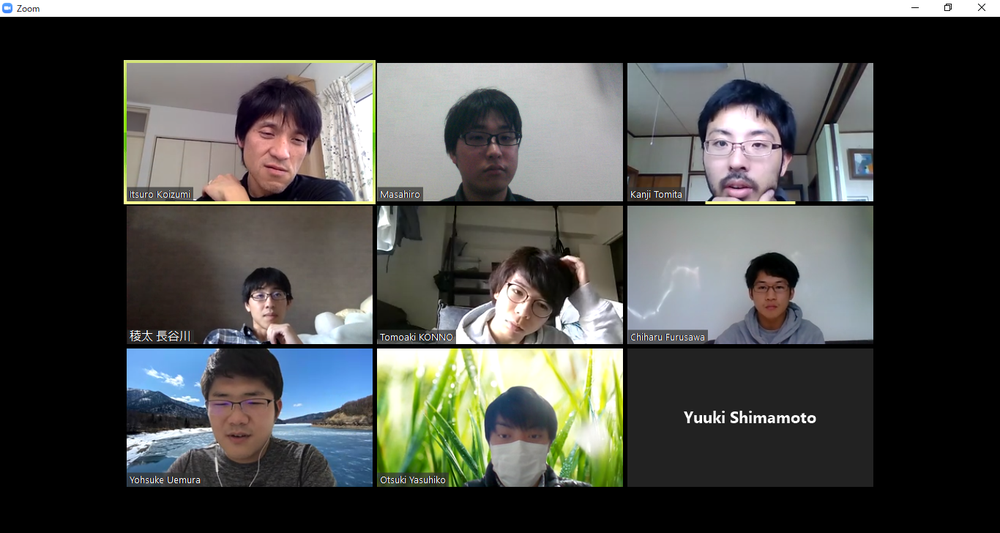
#> input picture AR_proto/os_combine/test.png, 1000 x 533 px, shrunk from 1366 x 728 before the run, given in place of the camera
$ python color_center.py
#> lines starting #> are read from the running program, lines starting #| are printed output that depends on the picture; after the words box and inside, x2 and y2 are one past the last pixel; in counts of white or black regions, pixels touching at a corner belong together
import cv2
import numpy as np

hsv_coef = np.array([1/2, 2.55, 2.55])
LOW_COLOR_EDIT = {1:np.array([300, 59, 45]),0:np.array([200, 40, 70]),99:np.array([36, 90, 59])}
HIGH_COLOR_EDIT = {1:np.array([360, 100, 100]),0:np.array([250, 100, 100]),99:np.array([42, 100, 100])}

LOW_COLOR = {k:np.round(LOW_COLOR_EDIT[k]*hsv_coef) for k in LOW_COLOR_EDIT.keys()}
HIGH_COLOR = {k:np.round(HIGH_COLOR_EDIT[k]*hsv_coef) for k in HIGH_COLOR_EDIT.keys()}


def capture_image():
    # カメラを起動
    cap = cv2.VideoCapture(1)  # 0はデフォルトのカメラデバイスを指定

    # カメラが正常に起動したかチェック
    if not cap.isOpened():
        print("カメラが正常に起動できませんでした。")
        cap.release()
        return

    # 画像を取得
    ret, frame = cap.read()
#> frame is the input picture: shape (533, 1000, 3); mean B, G, R 73.9, 76.7, 75.6

    # 画像の取得に成功したかチェック
    if not ret:
        print("画像の取得に失敗しました。")
        cap.release()
        return

    # 画像を保存
    image_path = "./captured_image.jpg"
    cv2.imwrite(image_path, frame)

    print("画像を取得しました。")
    cap.release()
capture_image()

def find_color_centroid(image, color_lower, color_upper):
    # 画像をBGRからHSVに変換
    hsv_image = cv2.cvtColor(image, cv2.COLOR_BGR2HSV)
#> hsv_image: shape (533, 1000, 3); mean H, S, V 37.5, 34.8, 82.2

    # 特定の色範囲のマスクを作成
    mask = cv2.inRange(hsv_image, color_lower, color_upper)
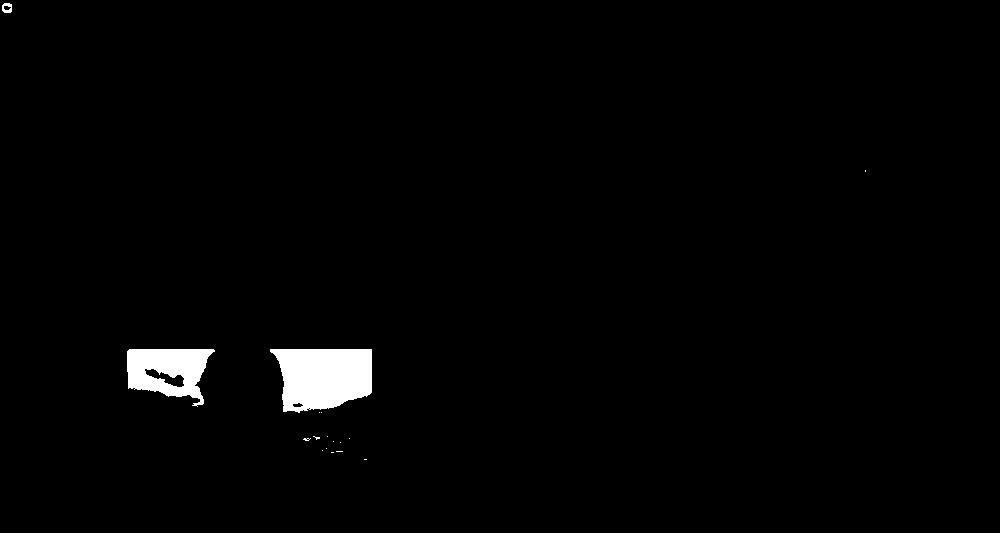
#> mask: shape (533, 1000); 1.6% white; 17 white regions (14 under 20 px), largest, box (x1, y1, x2, y2) and area: (270, 349, 372, 413) 5174, (127, 349, 215, 407) 3166, (2, 3, 12, 13) 70

    # マスクされた画像の重心を計算
    m = cv2.moments(mask)
#> m = moments, m00 2157045, centre m10/m00, m01/m00 = (262.6, 371.3)
    if m["m00"] != 0:
        center_x = int(m["m10"] / m["m00"])
#> center_x = 262
        center_y = int(m["m01"] / m["m00"])
#> center_y = 371
        return center_x, center_y
    else:
        return None

# 画像のパスを指定
image_path = "./captured_image.jpg"
# image_path = "./color.jpg"

# 特定の色範囲を定義 (例: 赤色の範囲)

# 画像を読み込み
image = cv2.imread(image_path)

# 画像中の特定の色を含む画素の重心を求める
centroid = find_color_centroid(image, LOW_COLOR[0], HIGH_COLOR[0])
#> centroid = (262, 371)

if centroid is not None:
    print(f"特定の色を含む画素の重心: ({centroid[0]}, {centroid[1]})")
#| 特定の色を含む画素の重心: (262, 371)
else:
    print("特定の色を含む画素が見つかりませんでした。")


def draw_point(image, x, y):
    # 画像に点を描画する
#> called with x = 262, y = 371
    point_color = (0, 0, 255)  # 赤色の点を指定 (BGRで指定)
    thickness = -1  # 塗りつぶし
    radius = 5  # 点の半径
    cv2.circle(image, (x, y), radius, point_color, thickness)
#> image: shape (533, 1000, 3); mean B, G, R 73.9, 76.7, 75.6

# 画像を読み込み
image = cv2.imread(image_path)

# 画像に点を描画
draw_point(image, centroid[0], centroid[1])

# 画像を表示
cv2.imshow('Image with Point', image)

# キー入力を待つ
cv2.waitKey(0)

# ウィンドウを閉じる
cv2.destroyAllWindows()
